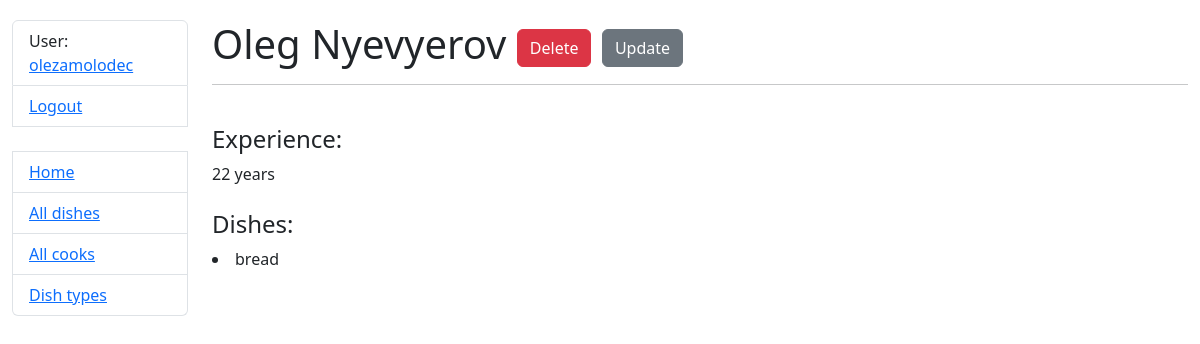
Before: /cooks/1/detail/ (signed in) with the older database file.
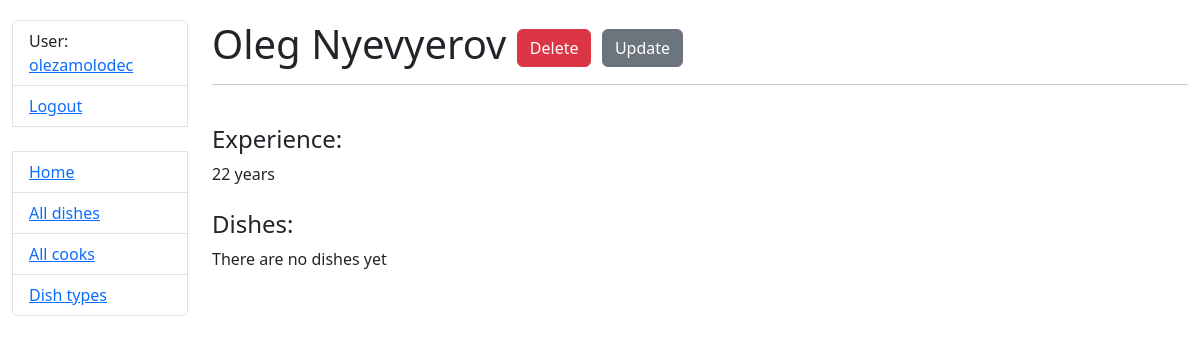
After: the same page with the newer database file.
### kitchen/models.py (models this page shows)
class Dish(models.Model):
    name = models.CharField(max_length=69, unique=True)
    description = models.TextField()
    price = models.DecimalField(max_digits=5, decimal_places=2)
    dish_type = models.ForeignKey(DishType, on_delete=models.CASCADE)
    cooks = models.ManyToManyField(Cook, related_name="dishes")
    ingredients = models.ManyToManyField("Ingredient", related_name="dishes")
    def __str__(self):
        return self.name

### kitchen/views.py (the view)
# urls.py: path("cooks/<int:pk>/detail/", CookDetailView.as_view(), name="cook-detail"),
class CookDetailView(LoginRequiredMixin, generic.DetailView):
    model = Cook

### kitchen/models.py (called while the page is built)
    def get_absolute_url(self):
        return reverse("kitchen:cook-detail", kwargs={"pk": self.pk})

### templates/kitchen/cook_detail.html
{% extends "base.html" %}
{% block content %}
  <h1>
    {{ cook.first_name }} {{ cook.last_name }}
    <a href="{% url 'kitchen:cook-delete' cook.id %}" class="btn btn-danger">Delete</a>
    <a href="{% url 'kitchen:cook-update' cook.id %}" class="btn btn-secondary">Update</a>
    </h1>
  <hr>
  <br>
  <h4> Experience:</h4>
  {{ cook.years_of_experience }} year{{ cook.years_of_experience|pluralize }}
  <br>
  <br>
  <h4>Dishes:</h4>
  {% if cook.dishes.all %}
  {% for dish in cook.dishes.all %}
  <li>{{ dish }}</li>
  {% endfor %}
  {% else %}
  There are no dishes yet
  {% endif %}
{% endblock %}

Changed rows visible on the page:
no longer on this page (row edited): Dish: name "bread"
Other visible differences:
text now shown: "There are no dishes yet"
